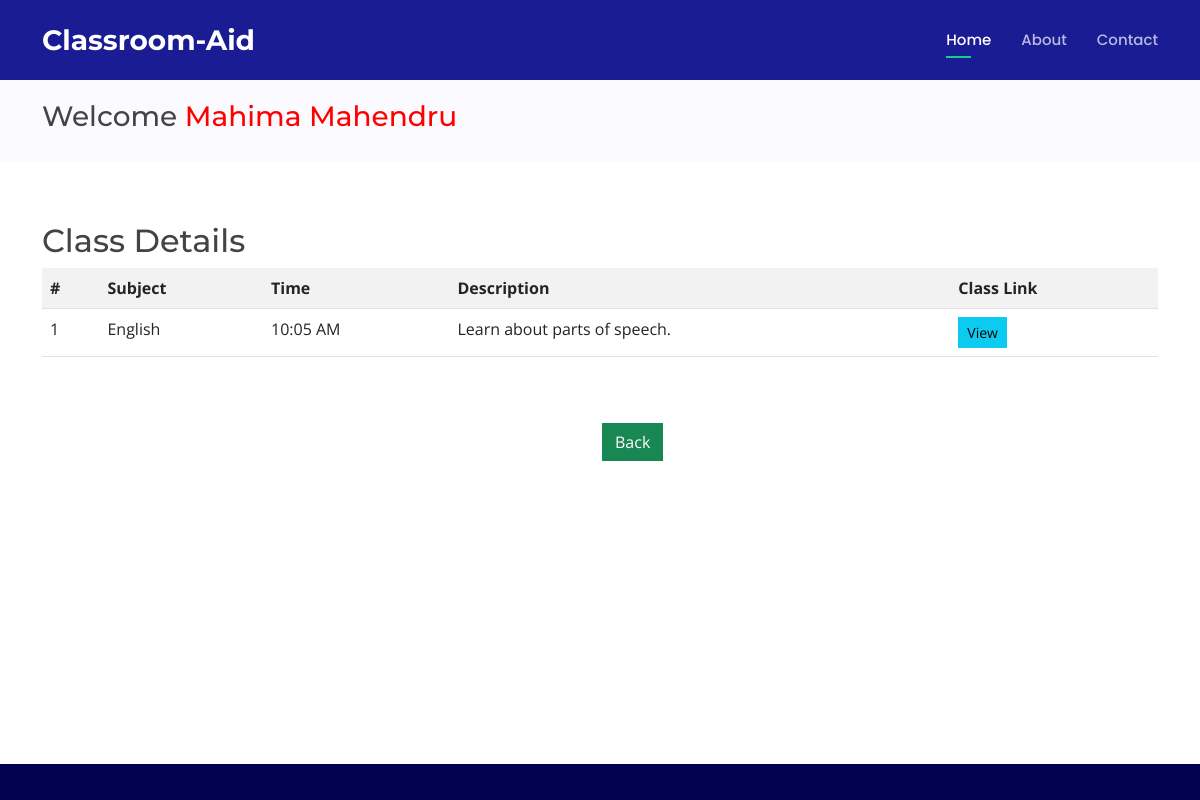
The app's page /viewvideos.php (signed in) with its own data.
### tables this page shows
CREATE TABLE `video` (
  `V_id` int(10) NOT NULL,
  `V_Title` varchar(50) NOT NULL,
  `V_Time` varchar(40) NOT NULL,
  `V_Url` longtext NOT NULL,
  `V_Remarks` longtext NOT NULL
);

### viewvideos.php (the view, shortened to what this page needs)
<?php
$userfname = $_SESSION[ "fname" ];
$userlname = $_SESSION[ "lname" ];
?>
<?php include('after-login.php'); ?>
<body>
   <main id="main">
    <section class="breadcrumbs">
      <div class="container">
        <div class="d-flex justify-content-between align-items-center">
        <h3> Welcome <a href="welcomestudent.php" <?php echo "<span style='color:red'>".$userfname." ".$userlname."</span>";?> </a></h3>
        </div>
      </div>
    </section>
    <section class="inner-page">
      <div class="container">
      <?php
			include('database.php');
			$sql="SELECT * FROM video";
			$rs=mysqli_query($connect,$sql);
			echo "<h2 class='page-header'>Class Details</h2>";
			echo "<table class='table table-striped table-hover' style='width:100%'>
			<tr>
				<th>#</th>
				<th>Subject</th>
        <th>Time</th>
				<th>Description</th>
				<th>Class Link</th>
			</tr>";
			$count=1;
			while($row=mysqli_fetch_array($rs))
			{
			?>
		<tr>
			<td>
				<?PHP echo $count;?>
			</td>
			<td>
				<?PHP echo $row['V_Title'];?>
			</td>
      <td>
				<?PHP echo $row['V_Time'];?>
			</td>
			<td>
				<?PHP echo $row['V_Remarks'];?>
			</td>
			<td><a href="viewvideos2.php?viewid=<?php echo $row['V_id']; ?>"> <input type="button" Value="View" style="border-radius:0%"  class="btn btn-info btn-sm"  data-toggle="modal" data-target="#myModal"></a>
			</td>
		</tr>
		<?php
		$count++;
	}
		?>
		</table>
    <a href="welcomestudent.php"> <input type="button" Value="Back"  class="btn btn-success" style="border-radius:0%;margin-left:560px;margin-top:50px"></a>
      </div>
    </section>
  </main>
 <footer id="footer">
</footer>
</body>
</html>

### assets/css/style.css (style rules this page uses)
body { font-family: "Open Sans", sans-serif; color: #444444; }
a { color: #1acc8d; text-decoration: none; }
h1, h2, h3, h4, h5, h6 { font-family: "Montserrat", sans-serif; }
section { padding: 60px 0; overflow: hidden; }
.breadcrumbs { padding: 20px 0; background-color: #fafaff; min-height: 40px; margin-top: 80px; }
#footer { background: #010351; padding: 10px 10px 0px 0px; color: #fff; font-size: 14px; position:fixed; bottom:0; height:36px; width:100%; }

### records on screen
video: V_Title "English", V_Time "10:05 AM", V_Remarks "Learn about parts of speech."

### other values on screen
$userfname "Mahima"
$userlname "Mahendru"
